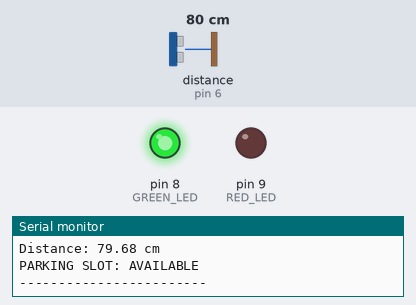
A sketch run on a simulated Arduino Uno, built with avr-gcc and run on an emulated ATmega328P. On the bench: output pins drawn as LEDs (lit = HIGH), the last lines printed to the serial monitor. Wiring (from diagram.json): ultrasonic range finder: trigger pin 5; echo pin 6. Inputs (shaded band) come from the test bench; at power-on: distance to the obstacle (sensor on pin 6) 80 cm. The echo pulse lasts 58.3 µs per cm; pins used as bus, display or sensor lines are not drawn.

Above: at 1.8 s.
1.9 s: distance to the obstacle (sensor on pin 6) set to 17 cm
3.4 s: distance to the obstacle (sensor on pin 6) set to 13 cm
At 5.4 s:
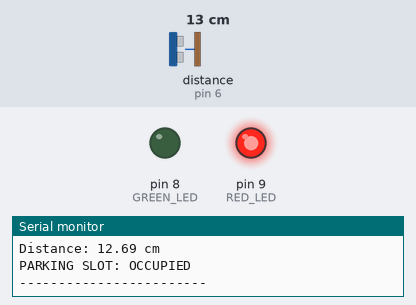
5.7 s: distance to the obstacle (sensor on pin 6) set to 18 cm
At 7.5 s:
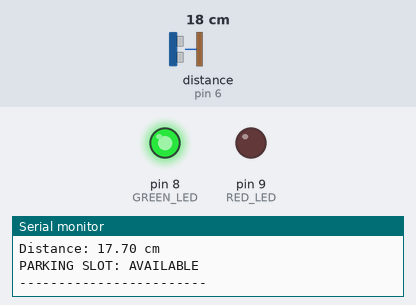
7.8 s: distance to the obstacle (sensor on pin 6) set to 2 cm
At 9.4 s:
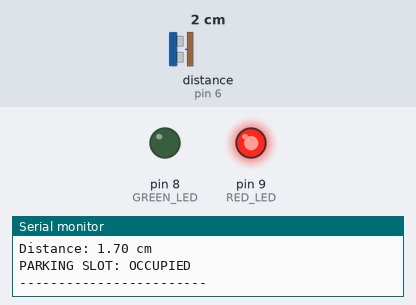
Timing chart, 0 to 10.9 s (numbered marks = the images above; inputs shaded):
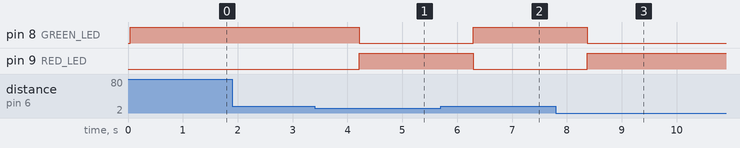

Measured:
- the behaviour switches between 16 and 15 cm on distance to the obstacle (sensor on pin 6) (found by bisection; images 0 and 1)
- after the input at 3.4 s, pin 8 (GREEN_LED): HIGH → LOW after 0.81 s; pin 9 (RED_LED): LOW → HIGH after 0.81 s
- after the input at 5.7 s, pin 8 (GREEN_LED): LOW → HIGH after 0.59 s; pin 9 (RED_LED): HIGH → LOW after 0.59 s
- after the input at 7.8 s, pin 8 (GREEN_LED): HIGH → LOW after 0.57 s; pin 9 (RED_LED): LOW → HIGH after 0.57 s

The sketch:

sketch.ino
```cpp
#define TRIG 5
#define ECHO 6

#define GREEN_LED 8
#define RED_LED 9

long duration;
float distance;

void setup()
{
  Serial.begin(9600);

  pinMode(TRIG, OUTPUT);
  pinMode(ECHO, INPUT);

  pinMode(GREEN_LED, OUTPUT);
  pinMode(RED_LED, OUTPUT);

  Serial.println("SMART PARKING MANAGEMENT");
  Serial.println("------------------------");
}

void loop()
{
  digitalWrite(TRIG, LOW);
  delayMicroseconds(2);

  digitalWrite(TRIG, HIGH);
  delayMicroseconds(10);

  digitalWrite(TRIG, LOW);

  duration = pulseIn(ECHO, HIGH, 30000);

  if (duration == 0)
  {
    distance = -1;
  }
  else
  {
    distance = duration * 0.0343 / 2;
  }

  Serial.println("\n--- PARKING SLOT STATUS ---");

  if (distance < 0)
  {
    digitalWrite(GREEN_LED, LOW);
    digitalWrite(RED_LED, LOW);

    Serial.println("SENSOR: NO ECHO");
    Serial.println("STATUS: CHECK SENSOR");
  }
  else
  {
    Serial.print("Distance: ");
    Serial.print(distance);
    Serial.println(" cm");

    if (distance > 15)
    {
      digitalWrite(GREEN_LED, HIGH);
      digitalWrite(RED_LED, LOW);

      Serial.println("PARKING SLOT: AVAILABLE");
    }
    else
    {
      digitalWrite(GREEN_LED, LOW);
      digitalWrite(RED_LED, HIGH);

      Serial.println("PARKING SLOT: OCCUPIED");
    }
  }

  Serial.println("------------------------");

  delay(1000);
}
```
